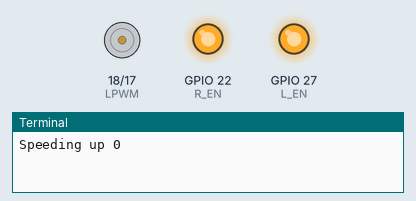
Recording of a program running on a simulated Raspberry Pi (BCM pin numbers). On the bench: motor-driver pin pairs drawn as motors (green arrow = first pin HIGH = forward, orange = second pin HIGH = backward, longer = more drive), output pins drawn as LEDs (lit = HIGH), the last lines printed to the terminal.

Above: at 0.12 s.
At 11.63 s:
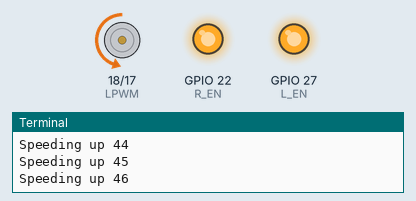
At 24.8 s:
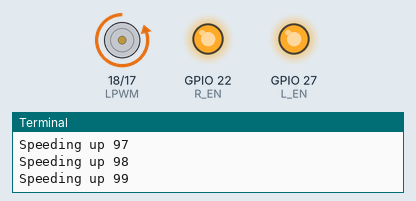
At 39.65 s:
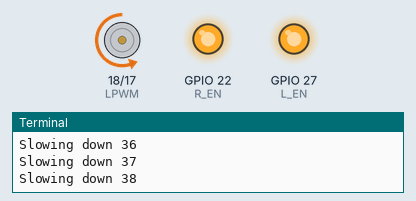
Timing chart, 0 to 40.0 s (numbered marks = the images above):
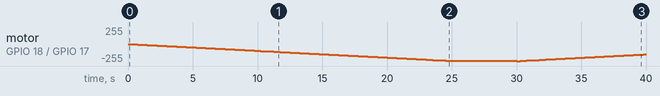

Measured:
- by itself, motor on GPIO 18 (LPWM) / GPIO 17 (RPWM): stopped → backward 3/255 at 0.25 s, → backward 5/255 0.25 s later, → backward 8/255 0.25 s later, → backward 10/255 0.25 s later, … (139 changes in this stretch)

The program:

motor_control.py
```python
import RPi.GPIO as GPIO
# https://sourceforge.net/p/raspberry-gpio-python/wiki/PWM/


import time


# We are going to use the BCM not BOARD layout
# https://i.stack.imgur.com/yHddo.png - BCM are the "GPIO#" ones not the ordered pins
GPIO.setmode(GPIO.BCM)
GPIO.setwarnings(False)


RPWM = 17;  # GPIO pin 17 to the RPWM on the BTS7960
LPWM = 18;  # GPIO pin 28 to the LPWM on the BTS7960

# For enabling "Left" and "Right" movement
L_EN = 27;  # connect GPIO pin 27 to L_EN on the BTS7960
R_EN = 22;  # connect GPIO pin 22 to R_EN on the BTS7960


# Set all of our PINS to output
GPIO.setup(RPWM, GPIO.OUT)
GPIO.setup(LPWM, GPIO.OUT)
GPIO.setup(L_EN, GPIO.OUT)
GPIO.setup(R_EN, GPIO.OUT)


# Enable "Left" and "Right" movement on the HBRidge
GPIO.output(R_EN, True)
GPIO.output(L_EN, True)


rpwm= GPIO.PWM(RPWM, 100)
lpwm= GPIO.PWM(LPWM, 100)

rpwm.ChangeDutyCycle(0)

rpwm.start(0)

while 1:

  for x in range(100):
    print("Speeding up " + str(x))
    rpwm.ChangeDutyCycle(x)
    time.sleep(0.25)

  time.sleep(5)

  for x in range(100):

    print("Slowing down " + str(x))
    rpwm.ChangeDutyCycle(100-x)
    time.sleep(0.25)
```
